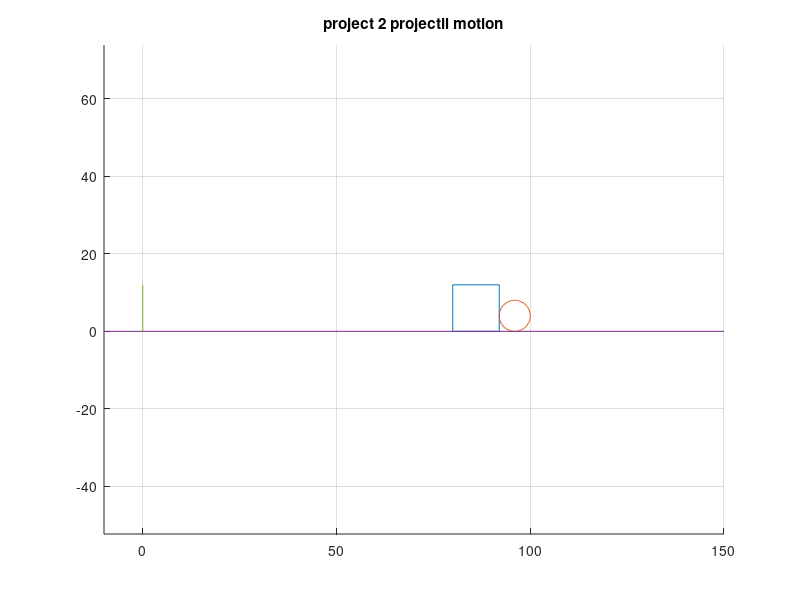

MATLAB code for this plot:
% Conner Everett Project 2 Yann engr 123
%square
figure;
hold on;

xsq = [80, 80, 92, 92, 80];
ysq = [0, 12, 12, 0, 0];
plot(xsq, ysq);

% circle
T = linspace(0, 2*pi, 100);
xcir = 4*cos(T) + 96;
ycir = 4*sin(T) + 4;
plot(xcir, ycir);

% Projectile motion no bounce
g = 9.8;
v =  rand()*(40-20)+20; %31 hits circle 
theta = 30;
dt = 0.00001; %stepsize

tNow = 0;
x0 = 0;
y0 = 12;
x = x0;
y = y0;
bounce_c = 0;
xVals = x;
yVals = y;

while y > 0 & bounce_c <= 3
    tNow = tNow + dt;
    x = x0 + v * cosd(theta) * tNow;
    y = y0 + v * sind(theta) * tNow - 0.5 * g * tNow^2;

    % keep der loctaion for nex index
    xVals(end + 1) = x;
    yVals(end + 1) = y;

    if x >= 80 && x <= 92 && y >= 0 && y <= 12
        if y > 11.99
            %decrease %stepsize this is kinda of for testing
            bounce_c = bounce_c + 1;
            x0 = x;
            y0 = 12;

            theta = rand()*(180);
            tNow = 0;
            v = v * (rand * (1/3 - 1/5) + 1/5);

        elseif x > 79.99
            bounce_c = bounce_c + 1;
            x0 = 80;
            y0 = y;

            theta = rand()*(270-90)+90;
            tNow = 0;
            v = v * (rand * (1/3 - 1/5) + 1/5);
        end

      
    elseif x >= 92 && x <= 100 && y >= 0 && y <= 8
        if (x - 96)^2 + (y - 4)^2 <= 4^2
            bounce_c = bounce_c + 1;
            x0 = x;
            y0 = y + 0.5;
            theta = randi([0, 180]);
            tNow = 0;
            v = v * (rand * (1/3 - 1/5) + 1/5);
        end
    end

    if bounce_c == 3
        break
    end
end




pretty_x = [-10,150]
pretty_y  = [0,0]
pretty_princesx = [0,0]
pretty_princessy = [0,12]
plot(xVals, yVals);
plot(pretty_x,pretty_y)
plot(pretty_princesx,pretty_princessy)
title('project 2 projectil motion')
axis equal;
grid on;
hold off;
